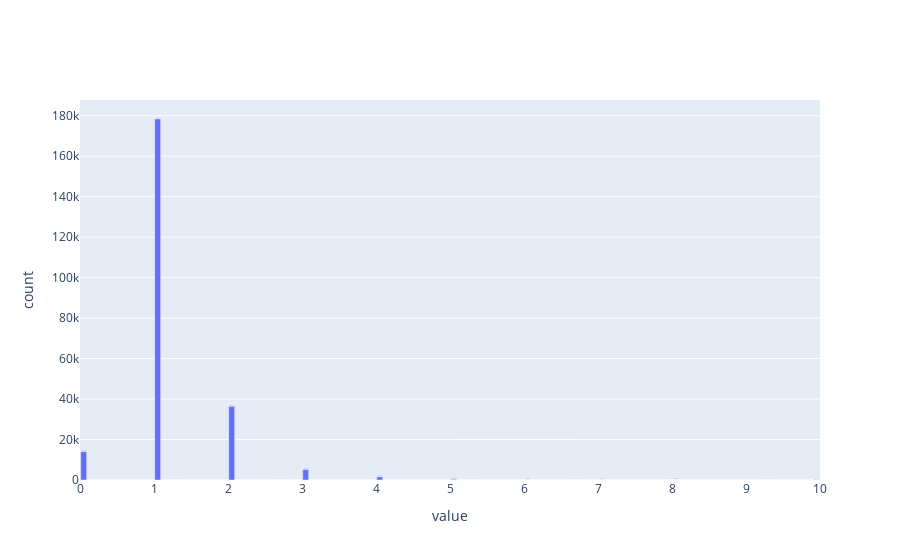

The notebook cell this image was saved under:
### Markdown cell above
### NoOfSubDomain

### Code cell
df1[['NoOfSubDomain']].hist(bins=100)

### Figure 1 — Plotly figure (JSON) as saved in the notebook; plotly's stock layout.template omitted (floating-point values rounded to 4 significant figures)
{"data": [{"hovertemplate": "variable=NoOfSubDomain<br>value=%{text}<br>count=%{y}", "name": "NoOfSubDomain", "text": ["[0.0, 0.1)", "[0.1, 0.2)", "[0.2, 0.3)", "[0.3, 0.4)", "[0.4, 0.5)", "[0.5, 0.6)", "[0.6, 0.7)", "[0.7, 0.8)", "[0.8, 0.9)", "[0.9, 1.0)", "[1.0, 1.1)", "[1.1, 1.2)", "[1.2, 1.3)", "[1.3, 1.4)", "[1.4, 1.5)", "[1.5, 1.6)", "[1.6, 1.7)", "[1.7, 1.8)", "[1.8, 1.9)", "[1.9, 2.0)", "[2.0, 2.1)", "[2.1, 2.2)", "[2.2, 2.3)", "[2.3, 2.4)", "[2.4, 2.5)", "[2.5, 2.6)", "[2.6, 2.7)", "[2.7, 2.8)", "[2.8, 2.9)", "[2.9, 3.0)", "[3.0, 3.1)", "[3.1, 3.2)", "[3.2, 3.3)", "[3.3, 3.4)", "[3.4, 3.5)", "[3.5, 3.6)", "[3.6, 3.7)", "[3.7, 3.8)", "[3.8, 3.9)", "[3.9, 4.0)", "[4.0, 4.1)", "[4.1, 4.2)", "[4.2, 4.3)", "[4.3, 4.4)", "[4.4, 4.5)", "[4.5, 4.6)", "[4.6, 4.7)", "[4.7, 4.8)", "[4.8, 4.9)", "[4.9, 5.0)", "[5.0, 5.1)", "[5.1, 5.2)", "[5.2, 5.3)", "[5.3, 5.4)", "[5.4, 5.5)", "[5.5, 5.6)", "[5.6, 5.7)", "[5.7, 5.8)", "[5.8, 5.9)", "[5.9, 6.0)", "[6.0, 6.1)", "[6.1, 6.2)", "[6.2, 6.3)", "[6.3, 6.4)", "[6.4, 6.5)", "[6.5, 6.6)", "[6.6, 6.7)", "[6.7, 6.8)", "[6.8, 6.9)", "[6.9, 7.0)", "[7.0, 7.1)", "[7.1, 7.2)", "[7.2, 7.3)", "[7.3, 7.4)", "[7.4, 7.5)", "[7.5, 7.6)", "[7.6, 7.7)", "[7.7, 7.8)", "[7.8, 7.9)", "[7.9, 8.0)", "[8.0, 8.1)", "[8.1, 8.2)", "[8.2, 8.3)", "[8.3, 8.4)", "[8.4, 8.5)", "[8.5, 8.6)", "[8.6, 8.7)", "[8.7, 8.8)", "[8.8, 8.9)", "[8.9, 9.0)", "[9.0, 9.1)", "[9.1, 9.2)", "[9.2, 9.3)", "[9.3, 9.4)", "[9.4, 9.5)", "[9.5, 9.6)", "[9.6, 9.7)", "[9.7, 9.8)", "[9.8, 9.9)", "[9.9, 10.0]"], "type": "bar", "x": [0.05, 0.15, 0.25, 0.35, 0.45, 0.55, 0.65, 0.75, 0.85, 0.95, 1.05, 1.15, 1.25, 1.35, 1.45, 1.55, 1.65, 1.75, 1.85, 1.95, 2.05, 2.15, 2.25, 2.35, 2.45, 2.55, 2.65, 2.75, 2.85, 2.95, 3.05, 3.15, 3.25, 3.35, 3.45, 3.55, 3.65, 3.75, 3.85, 3.95, 4.05, 4.15, 4.25, 4.35, 4.45, 4.55, 4.65, 4.75, 4.85, 4.95, 5.05, 5.15, 5.25, 5.35, 5.45, 5.55, 5.65, 5.75, 5.85, 5.95, 6.05, 6.15, 6.25, 6.35, 6.45, 6.55, 6.65, 6.75, 6.85, 6.95, 7.05, 7.15, 7.25, 7.35, 7.45, 7.55, 7.65, 7.75, 7.85, 7.95, 8.05, 8.15, 8.25, 8.35, 8.45, 8.55, 8.65, 8.75, 8.85, 8.95, 9.05, 9.15, 9.25, 9.35, 9.45, 9.55, 9.65, 9.75, 9.85, 9.95], "y": [13983, 0, 0, 0, 0, 0, 0, 0, 0, 0, 178406, 0, 0, 0, 0, 0, 0, 0, 0, 0, 36353, 0, 0, 0, 0, 0, 0, 0, 0, 0, 5119, 0, 0, 0, 0, 0, 0, 0, 0, 0, 1563, 0, 0, 0, 0, 0, 0, 0, 0, 0, 336, 0, 0, 0, 0, 0, 0, 0, 0, 0, 21, 0, 0, 0, 0, 0, 0, 0, 0, 0, 5, 0, 0, 0, 0, 0, 0, 0, 0, 0, 4, 0, 0, 0, 0, 0, 0, 0, 0, 0, 0, 0, 0, 0, 0, 0, 0, 0, 0, 5]}], "layout": {"barmode": "stack", "xaxis": {"title": {"text": "value"}}, "yaxis": {"title": {"text": "count"}}}}
